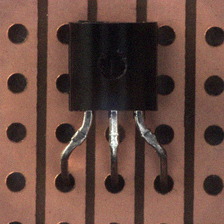
#> input picture hyperai---semiconductor-defect-detector/DEV_003.png, 224 x 224 px, given as the content of the folder img data, which was not available
$ python roi_edges_only_single.py
#> lines starting #> are read from the running program, lines starting #| are printed output that depends on the picture; after the words box and inside, x2 and y2 are one past the last pixel; in counts of white or black regions, pixels touching at a corner belong together; pictures that were not available may be replaced by others from this repository, and a replacement may not be noted
from __future__ import annotations

from dataclasses import dataclass
from pathlib import Path
from typing import Iterable

import cv2
import numpy as np

IMG_DIR = Path("img data")
OUT_DIR = Path("roi_edges_only")

# Target holes on the bottom row in grid coordinates.
TARGET_COLS = (1, 2, 3)


@dataclass
class GridModel:
    col_centers: list[float]
    row_centers: list[float]
    pitch_x: float
    pitch_y: float
    bottom_row_y: float


def load_images() -> list[Path]:
    return sorted(IMG_DIR.glob("DEV_*.png"))


def detect_holes(gray: np.ndarray) -> list[tuple[float, float]]:
    """Detect circular holes using adaptive threshold + connected components."""
    blur = cv2.GaussianBlur(gray, (5, 5), 0)
    thr = cv2.adaptiveThreshold(
        blur,
        255,
        cv2.ADAPTIVE_THRESH_MEAN_C,
        cv2.THRESH_BINARY_INV,
        31,
        7,
    )
    # Reduce thin vertical-line influence.
    hor_kernel = cv2.getStructuringElement(cv2.MORPH_RECT, (9, 3))
    thr = cv2.morphologyEx(thr, cv2.MORPH_OPEN, hor_kernel, iterations=1)

    num, labels, stats, centroids = cv2.connectedComponentsWithStats(thr, connectivity=8)
    holes: list[tuple[float, float]] = []
    for i in range(1, num):
        x, y, w, h, area = stats[i].tolist()
        if area < 120 or area > 2200:
            continue
        ratio = max(w, h) / max(1, min(w, h))
        if ratio > 1.6:
            continue
        cx, cy = centroids[i]
        holes.append((float(cx), float(cy)))
    return holes


def kmeans_1d(values: Iterable[float], k: int) -> list[float]:
    arr = np.array(list(values), dtype=np.float32).reshape(-1, 1)
    if len(arr) < k:
        # Fallback: unique sorted values.
        uniq = sorted(set(float(v) for v in arr.flatten().tolist()))
        return uniq
    criteria = (cv2.TERM_CRITERIA_EPS + cv2.TERM_CRITERIA_MAX_ITER, 50, 0.1)
    _compactness, labels, centers = cv2.kmeans(
        arr, k, None, criteria, 8, cv2.KMEANS_PP_CENTERS
    )
    centers = [float(c[0]) for c in centers]
    centers.sort()
    return centers


def median_pitch(centers: list[float]) -> float:
    if len(centers) < 2:
        return 1.0
    diffs = np.diff(np.array(centers, dtype=np.float32))
    return float(np.median(diffs))


def build_grid_model(holes: list[tuple[float, float]]) -> GridModel:
    if not holes:
        raise RuntimeError("No holes detected; cannot build grid model.")

    xs = [p[0] for p in holes]
    ys = [p[1] for p in holes]

    # We observe roughly 5 columns and 4 rows in these images.
    col_centers = kmeans_1d(xs, k=5)
    row_centers = kmeans_1d(ys, k=4)

    pitch_x = median_pitch(col_centers)
    pitch_y = median_pitch(row_centers)

    bottom_row_y = max(row_centers) if row_centers else float(max(ys))
    return GridModel(
        col_centers=col_centers,
        row_centers=row_centers,
        pitch_x=pitch_x,
        pitch_y=pitch_y,
        bottom_row_y=bottom_row_y,
    )


def clamp_roi(x0: int, y0: int, x1: int, y1: int, w: int, h: int) -> tuple[int, int, int, int]:
    x0 = max(0, min(x0, w - 1))
    y0 = max(0, min(y0, h - 1))
    x1 = max(x0 + 1, min(x1, w))
    y1 = max(y0 + 1, min(y1, h))
    return x0, y0, x1, y1


def hole_roi_above(
    col_x: float,
    row_y: float,
    pitch_x: float,
    pitch_y: float,
    w: int,
    h: int,
) -> tuple[int, int, int, int]:
    """ROI just above a bottom-row hole (avoid the row above)."""
    # Slightly wider ROI to capture more context while still centered on the hole.
    half_w = int(round(0.60 * pitch_x))
    x0 = int(round(col_x)) - half_w
    x1 = int(round(col_x)) + half_w

    # Keep the bottom (hole center) fixed, with moderate vertical span.
    y1 = int(np.ceil(row_y + 0.12 * pitch_y))
    y0 = int(round(row_y - 0.60 * pitch_y))
    return clamp_roi(x0, y0, x1, y1, w=w, h=h)


def edges_in_roi(gray: np.ndarray, roi: tuple[int, int, int, int]) -> np.ndarray:
    x0, y0, x1, y1 = roi
    patch = gray[y0:y1, x0:x1]
    blur = cv2.GaussianBlur(patch, (5, 5), 0)
    edges = cv2.Canny(blur, 40, 120)
    return edges


def main() -> None:
    OUT_DIR.mkdir(parents=True, exist_ok=True)
    paths = load_images()
    if not paths:
        raise RuntimeError(f"No DEV_*.png found in {IMG_DIR}")

    for path in paths:
        img_bgr = cv2.imread(str(path))
#> img_bgr is the input picture: shape (224, 224, 3); mean B, G, R 63.3, 72.6, 102.5
        if img_bgr is None:
            print(f"[skip] failed to read {path}")
            continue

        gray = cv2.cvtColor(img_bgr, cv2.COLOR_BGR2GRAY)
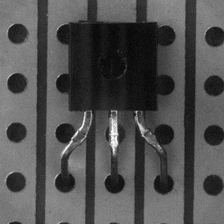
#> gray: shape (224, 224); min 3, max 255, mean 80.5
        holes = detect_holes(gray)
#> in detect_holes, `thr = cv2.adaptiveThreshold( blur, 255, cv2.ADAPTIVE_THRESH_MEAN_C, cv..`:
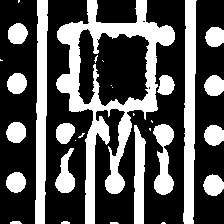
#> thr: shape (224, 224); 34.1% white; 31 white regions (13 under 20 px), largest, box (x1, y1, x2, y2) and area: (56, 0, 175, 224) 6860, (183, 0, 197, 224) 2355, (35, 0, 48, 224) 2249
#> in detect_holes, `thr = cv2.morphologyEx(thr, cv2.MORPH_OPEN, hor_kernel, iterations=1)`:
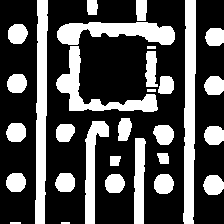
#> thr: shape (224, 224); 31.2% white; 30 white regions (1 under 20 px), largest, box (x1, y1, x2, y2) and area: (183, 0, 196, 224) 2351, (35, 0, 48, 224) 2249, (57, 22, 175, 45) 1755
#> in detect_holes, `num, labels, stats, centroids = cv2.connectedComponentsWithStats(thr, ..`:
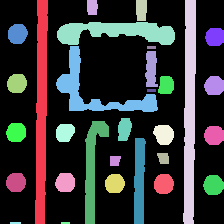
#> labels: shape (224, 224) int32; 31 distinct labels, from 0 to 30; one colour per label, 0 black
#> in detect_holes, `num, labels, stats, centroids = cv2.connectedComponentsWithStats(thr, ..`: num = 31; stats = 31 rows, first 6: [0, 0, 224, 224, 34503], [35, 0, 13, 224, 2249], [87, 0, 11, 15, 152], [136, 0, 11, 21, 217], [183, 0, 13, 224, 2351], [57, 22, 118, 23, 1755]; centroids = 31 pairs, first value 15 to 214.5, second value 6.85 to 222.5
#> the loop in detect_holes, `for i in range(1, num):` made 30 passes
#> (x, y, w, h, area, ratio, cx, cy) on passes 2, 6, 7, 8, 11, 12, 13, 17, 18, 19, 20, 24: (87, 0, 11, 15, 152, 1.36, 91.77, 6.85), (8, 24, 20, 20, 324, 1, 17.14, 33.47), (205, 28, 19, 18, 296, 1.06, 214.5, 36.48), (56, 46, 102, 66, 1674, 1.55, 95.57, 91.11), (7, 74, 20, 19, 316, 1.05, 16.52, 83.04), (158, 76, 16, 18, 244, 1.12, 165.7, 84.82), (204, 76, 20, 19, 317, 1.05, 213.9, 85.28), (6, 123, 20, 19, 319, 1.05, 15.75, 132), (56, 124, 19, 18, 286, 1.06, 64.52, 132.1), (153, 125, 21, 20, 332, 1.05, 163.5, 134), (204, 126, 20, 19, 321, 1.05, 213.7, 134.9), (6, 173, 20, 19, 315, 1.05, 15.55, 182)
#> (x, y, w, h, area) on passes 1, 4, 9, 14, 22, 23: (35, 0, 13, 224, 2249), (183, 0, 13, 224, 2351), (147, 46, 9, 3, 27), (147, 89, 9, 3, 27), (157, 153, 12, 11, 113), (110, 156, 11, 10, 99)
#> after the loop in detect_holes, `for i in range(1, num):`: holes = [(91.77, 6.85), (17.14, 33.47), (214.5, 36.48), (95.57, 91.11), (16.52, 83.04), (165.7, 84.82), (213.9, 85.28), (15.75, 132), (64.52, 132.1), (163.5, 134), (213.7, 134.9), (15.55, 182), (64.87, 182.1), (114.3, 183.1), (163.4, 183.6), (213.1, 184.7)]
        model = build_grid_model(holes)
#> in build_grid_model, `xs = [p[0] for p in holes]`: xs = [91.77, 17.14, 214.5, 95.57, 16.52, 165.7, 213.9, 15.75, 64.52, 163.5, 213.7, 15.55, 64.87, 114.3, 163.4, 213.1]
#> in build_grid_model, `ys = [p[1] for p in holes]`: ys = [6.85, 33.47, 36.48, 91.11, 83.04, 84.82, 85.28, 132, 132.1, 134, 134.9, 182, 182.1, 183.1, 183.6, 184.7]
#> in kmeans_1d, `arr = np.array(list(values), dtype=np.float32).reshape(-1, 1)`: arr has the same summary as xs in build_grid_model
#> in kmeans_1d, `_compactness, labels, centers = cv2.kmeans( arr, k, None, criteria, 8,..`: labels = [2, 1, 0, 2, 1, 3, 0, 1, 4, 3, 0, 1, 4, 2, 3, 0]; centers = [213.8, 16.24, 100.6, 164.2, 64.7]
#> in build_grid_model, `col_centers = kmeans_1d(xs, k=5)`: col_centers = [16.24, 64.7, 100.6, 164.2, 213.8]
#> in build_grid_model, `row_centers = kmeans_1d(ys, k=4)`: row_centers = [25.6, 86.06, 133.3, 183.1]
#> in median_pitch, `diffs = np.diff(np.array(centers, dtype=np.float32))`: diffs = [48.46, 35.86, 63.63, 49.59]
#> in build_grid_model, `pitch_x = median_pitch(col_centers)`: pitch_x = 49.02
#> in build_grid_model, `pitch_y = median_pitch(row_centers)`: pitch_y = 49.83
#> in build_grid_model, `bottom_row_y = max(row_centers) if row_centers else float(max(ys))`: bottom_row_y = 183.1

        h, w = gray.shape[:2]
#> h = 224; w = 224
        for col_idx in TARGET_COLS:
            col_x = model.col_centers[col_idx]
            row_y = model.bottom_row_y
            roi = hole_roi_above(col_x, row_y, model.pitch_x, model.pitch_y, w=w, h=h)
            edges = edges_in_roi(gray, roi)

            out_name = f"{path.stem}_edges_{col_idx}_0.png"
            cv2.imwrite(str(OUT_DIR / out_name), edges)
#> this loop made 3 passes
#> (col_x, roi) on passes 1 to 3: (64.7, (36, 153, 94, 190)), (100.6, (72, 153, 130, 190)), (164.2, (135, 153, 193, 190))
#> pass 1, in edges_in_roi, `blur = cv2.GaussianBlur(patch, (5, 5), 0)`:
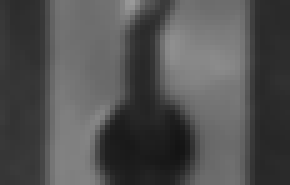
#> blur: shape (37, 58) (shown 5 times larger); min 20, max 154, mean 80.5
#> pass 1, in edges_in_roi, `edges = cv2.Canny(blur, 40, 120)`:
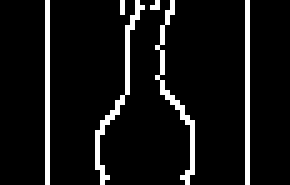
#> edges: shape (37, 58) (shown 5 times larger); 8.1% white in thin lines or dots, all inside (x1, y1, x2, y2) = (9, 0, 50, 37)
#> pass 2, in edges_in_roi (call 2), `patch = gray[y0:y1, x0:x1]`:
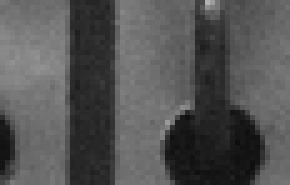
#> patch: shape (37, 58) (shown 5 times larger); min 13, max 178, mean 83.7

        print(f"[ok] {path.name} -> edges saved")


if __name__ == "__main__":
    main()
